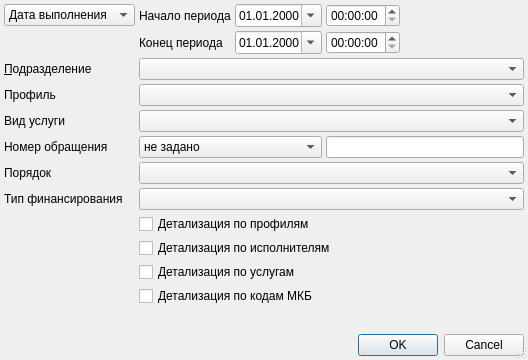
<?xml version="1.0" encoding="UTF-8"?>
<ui version="4.0">
 <class>ReportOnServiceTypeSetupDialog</class>
 <widget class="QDialog" name="ReportOnServiceTypeSetupDialog">
  <property name="windowModality">
   <enum>Qt::ApplicationModal</enum>
  </property>
  <property name="geometry">
   <rect>
    <x>0</x>
    <y>0</y>
    <width>528</width>
    <height>360</height>
   </rect>
  </property>
  <property name="windowTitle">
   <string>параметры отчёта</string>
  </property>
  <property name="sizeGripEnabled">
   <bool>true</bool>
  </property>
  <layout class="QGridLayout" name="gridLayout">
   <property name="leftMargin">
    <number>4</number>
   </property>
   <property name="topMargin">
    <number>4</number>
   </property>
   <property name="rightMargin">
    <number>4</number>
   </property>
   <property name="bottomMargin">
    <number>4</number>
   </property>
   <property name="spacing">
    <number>4</number>
   </property>
   <item row="5" column="0">
    <widget class="QLabel" name="lblEventNumber">
     <property name="text">
      <string>Номер обращения</string>
     </property>
    </widget>
   </item>
   <item row="3" column="0">
    <widget class="QLabel" name="lblHospitalBedProfile">
     <property name="text">
      <string>Профиль</string>
     </property>
    </widget>
   </item>
   <item row="0" column="4">
    <spacer name="horizontalSpacer_2">
     <property name="orientation">
      <enum>Qt::Horizontal</enum>
     </property>
     <property name="sizeHint" stdset="0">
      <size>
       <width>74</width>
       <height>20</height>
      </size>
     </property>
    </spacer>
   </item>
   <item row="7" column="1" colspan="4">
    <widget class="CRBComboBox" name="cmbFinance"/>
   </item>
   <item row="2" column="0">
    <widget class="QLabel" name="lblOrgStructure">
     <property name="text">
      <string>&amp;Подразделение</string>
     </property>
     <property name="buddy">
      <cstring>cmbOrgStructure</cstring>
     </property>
    </widget>
   </item>
   <item row="14" column="1" colspan="4">
    <widget class="QDialogButtonBox" name="buttonBox">
     <property name="orientation">
      <enum>Qt::Horizontal</enum>
     </property>
     <property name="standardButtons">
      <set>QDialogButtonBox::Cancel|QDialogButtonBox::Ok</set>
     </property>
    </widget>
   </item>
   <item row="10" column="1" colspan="4">
    <widget class="QCheckBox" name="isPersonDetail">
     <property name="text">
      <string>Детализация по исполнителям</string>
     </property>
    </widget>
   </item>
   <item row="1" column="4">
    <spacer name="horizontalSpacer">
     <property name="orientation">
      <enum>Qt::Horizontal</enum>
     </property>
     <property name="sizeHint" stdset="0">
      <size>
       <width>40</width>
       <height>20</height>
      </size>
     </property>
    </spacer>
   </item>
   <item row="7" column="0">
    <widget class="QLabel" name="lblFinance">
     <property name="text">
      <string>Тип финансирования</string>
     </property>
    </widget>
   </item>
   <item row="8" column="1" colspan="4">
    <widget class="QCheckBox" name="isProfileDetail">
     <property name="text">
      <string>Детализация по профилям</string>
     </property>
    </widget>
   </item>
   <item row="1" column="1">
    <widget class="QLabel" name="lblEndDate">
     <property name="text">
      <string>Конец периода</string>
     </property>
    </widget>
   </item>
   <item row="11" column="1" colspan="4">
    <widget class="QCheckBox" name="isServiceDetail">
     <property name="text">
      <string>Детализация по услугам</string>
     </property>
    </widget>
   </item>
   <item row="0" column="2">
    <widget class="CDateEdit" name="edtBegDate">
     <property name="sizePolicy">
      <sizepolicy hsizetype="Maximum" vsizetype="Fixed">
       <horstretch>0</horstretch>
       <verstretch>0</verstretch>
      </sizepolicy>
     </property>
     <property name="displayFormat">
      <string>dd.MM.yyyy</string>
     </property>
     <property name="calendarPopup">
      <bool>true</bool>
     </property>
    </widget>
   </item>
   <item row="3" column="1" colspan="4">
    <widget class="CRBComboBox" name="cmbHospitalBedProfile"/>
   </item>
   <item row="4" column="0">
    <widget class="QLabel" name="lblServiceType">
     <property name="text">
      <string>Вид услуги</string>
     </property>
    </widget>
   </item>
   <item row="1" column="3">
    <widget class="QTimeEdit" name="edtEndTime"/>
   </item>
   <item row="0" column="3">
    <widget class="QTimeEdit" name="edtBegTime"/>
   </item>
   <item row="13" column="0" colspan="2">
    <spacer>
     <property name="orientation">
      <enum>Qt::Vertical</enum>
     </property>
     <property name="sizeHint" stdset="0">
      <size>
       <width>129</width>
       <height>20</height>
      </size>
     </property>
    </spacer>
   </item>
   <item row="1" column="2">
    <widget class="CDateEdit" name="edtEndDate">
     <property name="sizePolicy">
      <sizepolicy hsizetype="Maximum" vsizetype="Fixed">
       <horstretch>0</horstretch>
       <verstretch>0</verstretch>
      </sizepolicy>
     </property>
     <property name="displayFormat">
      <string>dd.MM.yyyy</string>
     </property>
     <property name="calendarPopup">
      <bool>true</bool>
     </property>
    </widget>
   </item>
   <item row="5" column="3" colspan="2">
    <widget class="QLineEdit" name="edtEventNumber"/>
   </item>
   <item row="0" column="1">
    <widget class="QLabel" name="lblBegDate">
     <property name="text">
      <string>Начало периода</string>
     </property>
    </widget>
   </item>
   <item row="2" column="1" colspan="4">
    <widget class="COrgStructureComboBox" name="cmbOrgStructure"/>
   </item>
   <item row="6" column="1" colspan="4">
    <widget class="QComboBox" name="cmbOrder">
     <item>
      <property name="text">
       <string/>
      </property>
     </item>
     <item>
      <property name="text">
       <string>Плановый</string>
      </property>
     </item>
     <item>
      <property name="text">
       <string>Экстренный</string>
      </property>
     </item>
     <item>
      <property name="text">
       <string>Самотёком</string>
      </property>
     </item>
     <item>
      <property name="text">
       <string>Принудительный</string>
      </property>
     </item>
     <item>
      <property name="text">
       <string>Внутренний перевод</string>
      </property>
     </item>
     <item>
      <property name="text">
       <string>Неотложная</string>
      </property>
     </item>
    </widget>
   </item>
   <item row="4" column="1" colspan="4">
    <widget class="CActionServiceTypeComboBox" name="cmbServiceType"/>
   </item>
   <item row="6" column="0">
    <widget class="QLabel" name="lblOrder">
     <property name="text">
      <string>Порядок</string>
     </property>
    </widget>
   </item>
   <item row="5" column="1" colspan="2">
    <widget class="QComboBox" name="cmbTypeNumberEvent">
     <item>
      <property name="text">
       <string>не задано</string>
      </property>
     </item>
     <item>
      <property name="text">
       <string>номер документа</string>
      </property>
     </item>
     <item>
      <property name="text">
       <string>код карточки</string>
      </property>
     </item>
    </widget>
   </item>
   <item row="0" column="0">
    <widget class="QComboBox" name="cmbDateType">
     <item>
      <property name="text">
       <string>Дата выполнения</string>
      </property>
     </item>
     <item>
      <property name="text">
       <string>Дата начала</string>
      </property>
     </item>
    </widget>
   </item>
   <item row="12" column="1" colspan="4">
    <widget class="QCheckBox" name="isMKBDetail">
     <property name="text">
      <string>Детализация по кодам МКБ</string>
     </property>
    </widget>
   </item>
  </layout>
 </widget>
 <customwidgets>
  <customwidget>
   <class>COrgStructureComboBox</class>
   <extends>QComboBox</extends>
   <header>Orgs/OrgStructComboBoxes.h</header>
  </customwidget>
  <customwidget>
   <class>CRBComboBox</class>
   <extends>QComboBox</extends>
   <header>library/crbcombobox.h</header>
  </customwidget>
  <customwidget>
   <class>CDateEdit</class>
   <extends>QDateEdit</extends>
   <header>library/DateEdit</header>
  </customwidget>
  <customwidget>
   <class>CActionServiceTypeComboBox</class>
   <extends>QComboBox</extends>
   <header location="global">Events/ActionServiceType.h</header>
  </customwidget>
 </customwidgets>
 <tabstops>
  <tabstop>cmbDateType</tabstop>
  <tabstop>edtBegDate</tabstop>
  <tabstop>edtBegTime</tabstop>
  <tabstop>edtEndDate</tabstop>
  <tabstop>edtEndTime</tabstop>
  <tabstop>cmbOrgStructure</tabstop>
  <tabstop>cmbHospitalBedProfile</tabstop>
  <tabstop>cmbServiceType</tabstop>
  <tabstop>cmbTypeNumberEvent</tabstop>
  <tabstop>edtEventNumber</tabstop>
  <tabstop>cmbOrder</tabstop>
  <tabstop>cmbFinance</tabstop>
  <tabstop>isProfileDetail</tabstop>
  <tabstop>isPersonDetail</tabstop>
  <tabstop>isServiceDetail</tabstop>
  <tabstop>buttonBox</tabstop>
 </tabstops>
 <resources/>
 <connections>
  <connection>
   <sender>buttonBox</sender>
   <signal>accepted()</signal>
   <receiver>ReportOnServiceTypeSetupDialog</receiver>
   <slot>accept()</slot>
   <hints>
    <hint type="sourcelabel">
     <x>112</x>
     <y>177</y>
    </hint>
    <hint type="destinationlabel">
     <x>102</x>
     <y>90</y>
    </hint>
   </hints>
  </connection>
  <connection>
   <sender>buttonBox</sender>
   <signal>rejected()</signal>
   <receiver>ReportOnServiceTypeSetupDialog</receiver>
   <slot>reject()</slot>
   <hints>
    <hint type="sourcelabel">
     <x>225</x>
     <y>177</y>
    </hint>
    <hint type="destinationlabel">
     <x>236</x>
     <y>76</y>
    </hint>
   </hints>
  </connection>
 </connections>
</ui>
